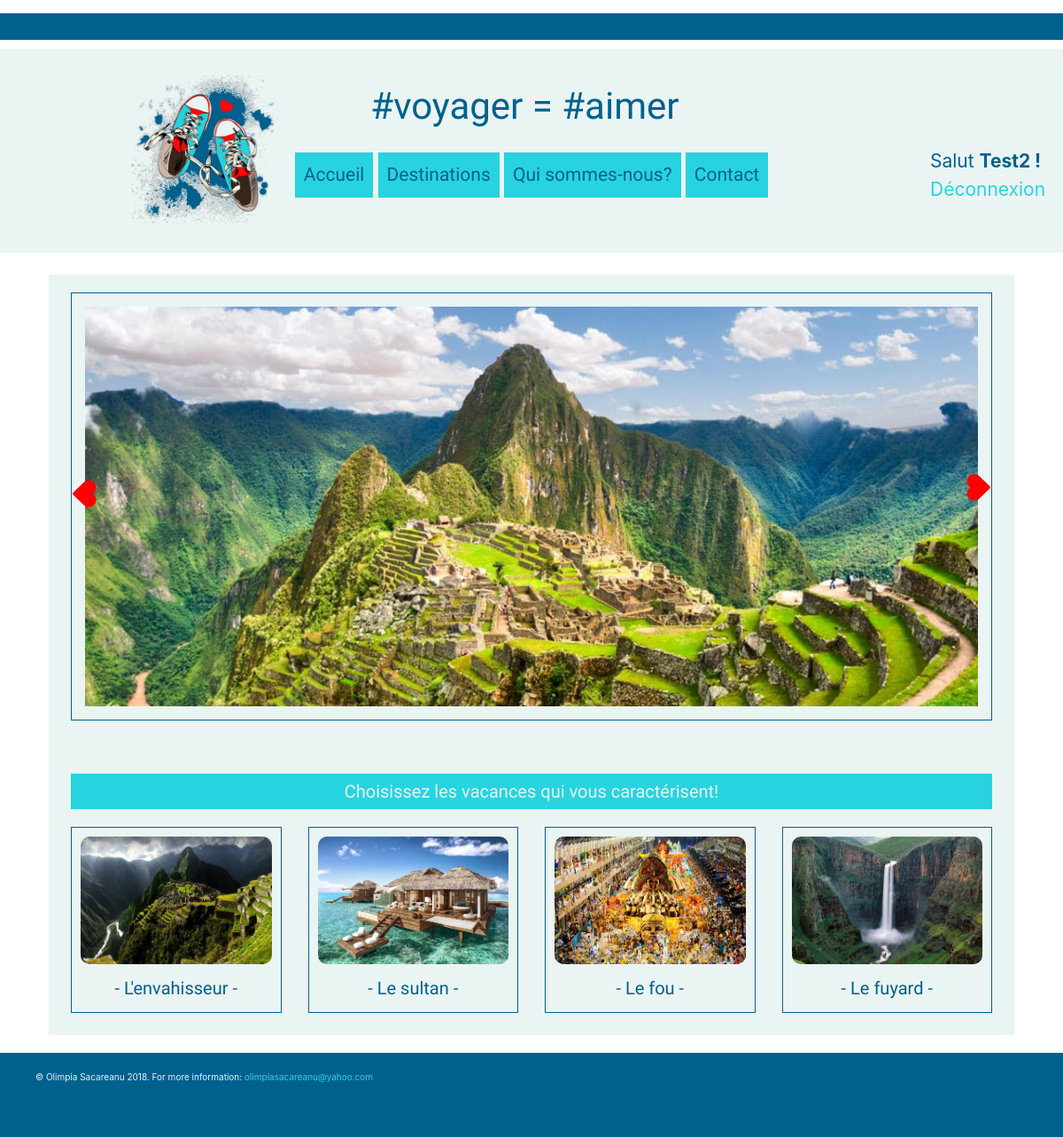
The page /home.php (signed in) on the database its author committed.
### tables this page shows
CREATE TABLE IF NOT EXISTS `destination` (
  `ID` int(11) NOT NULL AUTO_INCREMENT,
  `title` varchar(60) NOT NULL,
  `description` text NOT NULL,
  `category` varchar(60) NOT NULL,
  `picture` varchar(50) NOT NULL,
  `slider` varchar(50) NOT NULL,
  PRIMARY KEY (`ID`)
);

CREATE TABLE IF NOT EXISTS `category` (
  `ID` int(11) NOT NULL AUTO_INCREMENT,
  `title` varchar(60) NOT NULL,
  PRIMARY KEY (`ID`)
);

### home.php (called while the page is built, shortened)
<?php
include 'connection.php';
$query = $db->prepare('SELECT category.ID, category.title, destination.picture as picture
						FROM category
						INNER JOIN destination ON category.ID = destination.category
						GROUP BY category');
$query->execute();
$categories = $query -> fetchAll();
$query = $db->prepare('SELECT ID, title, description, picture, slider FROM destination ');
$query->execute();
$destinations = $query->fetchAll();
include 'layout.phtml';

### home.phtml (the view)
<div class="home-container">
	<section>
		<div class='controll'>
            <i class="fas fa-backward fa-heart"></i>
            <i class="fas fa-forward fa-heart"></i>
	    </div>
	    <?php foreach ($destinations as $destination): ?>
		<div class='slider'>
			<img src="img/<?= htmlspecialchars($destination['slider']) ?>">
		</div>
		<?php endforeach ?>
	</section>
	<div class="style">
		<h2>Choisissez les vacances qui vous caractérisent!</h2>
	</div>
	<section>
	<div class="row">
			<?php foreach ($categories as $category): ?>
				<div class="col-lg-3 col-sm-6">
					<section>
						<img src="img/<?= htmlspecialchars($category['picture']) ?>" alt="img">
						<a href="category.php?id=<?= htmlspecialchars($category['ID']) ?>"><h2>- <?= htmlspecialchars($category['title']) ?> -</h2></a>
					</section>
				</div>
			<?php endforeach ?>
	</div>
	</section>
</div>

### main9.css (style rules this page uses)
html { font-size: 62.5%; }
a { text-decoration: none; color: #00618e; }
h1, h2 { font-family: Love Ya Like A Sister; }
.row img { width: 100%; }
.home-container .slider img { width: 100%; }
.home-container .controll { display: none; }
.home-container .style h2 { background-color: #28d3e0; padding: 8px; text-align: center; font-family: Satisfy; color: #eaf4f3; margin: 10px 0; }
.home-container section h2 { text-align:center; font-family: Love Ya Like A Sister; margin:5px; color: #00618e; }
@media screen and (min-width: 1024px) { img { border-radius: 10px; } }
@media screen and (min-width: 1024px) { .home-container .slider img { border: 1px solid #00618e; padding:15px; position: relative; top: -50px; border-radius: 0; } }
@media screen and (min-width: 1024px) { .home-container .controll { position: relative; top: 200px; color: red; font-size: 2em; z-index: 1000; display: block; } }
@media screen and (min-width: 1024px) { .home-container .controll .fa-backward { -webkit-transform: rotate(90deg); -moz-transform: rotate(90deg); -o-transform: rotate(90deg); -ms-transform: rotate(90deg); transform: rotate(90deg); } }
@media screen and (min-width: 1024px) { .home-container .controll .fa-forward { -webkit-transform: rotate(270deg); -moz-transform: rotate(270deg); -o-transform: rotate(270deg); -ms-transform: rotate(270deg); transform: rotate(270deg); float: right; } }
@media screen and (min-width: 1024px) { .home-container .style h2 { background-color: #28d3e0; padding: 8px; text-align: center; font-family: Satisfy; color: #eaf4f3; margin-bottom: 20px; } }
@media screen and (min-width: 1024px) { .home-container .row section { padding: 10px; border: 1px solid #00618e; } }
@media screen and (min-width: 1024px) { .home-container .row img { margin-bottom: 10px; } }
@media screen and (min-width: 1024px) { .home-container .row a { text-decoration: none; color: #00618e; font-family: Love Ya Like A Sister; text-align: center; } }

### rows shown on the page
destination: slider (picture)
category: shows a picture, title "L'envahisseur"
category: shows a picture, title "Le sultan"
category: shows a picture, title "Le fou"
category: shows a picture, title "Le fuyard"

### other values the page prints
$_SESSION['user']['firstName'] "Test2"
